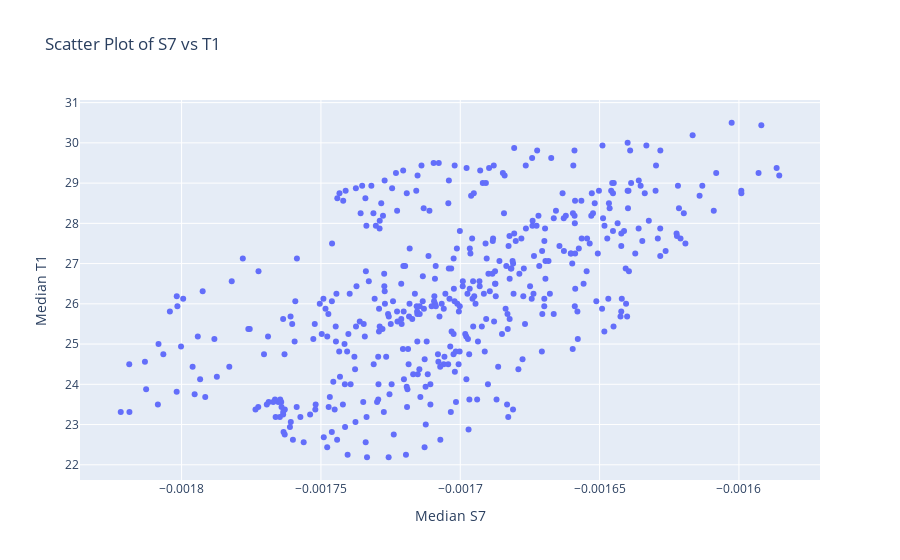

Notebook code cell kept with this figure:
### Code cell
import pandas as pd

SLeaf = "S7"
TLeaf = "T1"


# Convert the results to a pandas DataFrame
df = pd.DataFrame(list(collection.aggregate(
    generate_pipeline(SLeaf, TLeaf, 60, 3.11e-9))))

# df.head(3)

calculate_pearson_correlation(df, TLeaf, SLeaf),
create_scatter_plot(df, TLeaf, SLeaf)

### Figure 1 — Plotly figure (JSON) as saved in the notebook; plotly's stock layout.template omitted (floating-point values rounded to 4 significant figures; data arrays with more than 128 entries replaced by an {"elided": "..."} marker saying what was removed)
{"data": [{"hovertemplate": "Median S7=%{x}<br>Median T1=%{y}<extra></extra>", "legendgroup": "", "marker": {"color": "#636efa", "symbol": "circle"}, "mode": "markers", "name": "", "orientation": "v", "showlegend": false, "type": "scatter", "x": {"elided": "456 float values"}, "xaxis": "x", "y": {"elided": "456 float values"}, "yaxis": "y"}], "layout": {"legend": {"tracegroupgap": 0}, "title": {"text": "Scatter Plot of S7 vs T1"}, "xaxis": {"anchor": "y", "domain": [0, 1], "title": {"text": "Median S7"}}, "yaxis": {"anchor": "x", "domain": [0, 1], "title": {"text": "Median T1"}}}}
